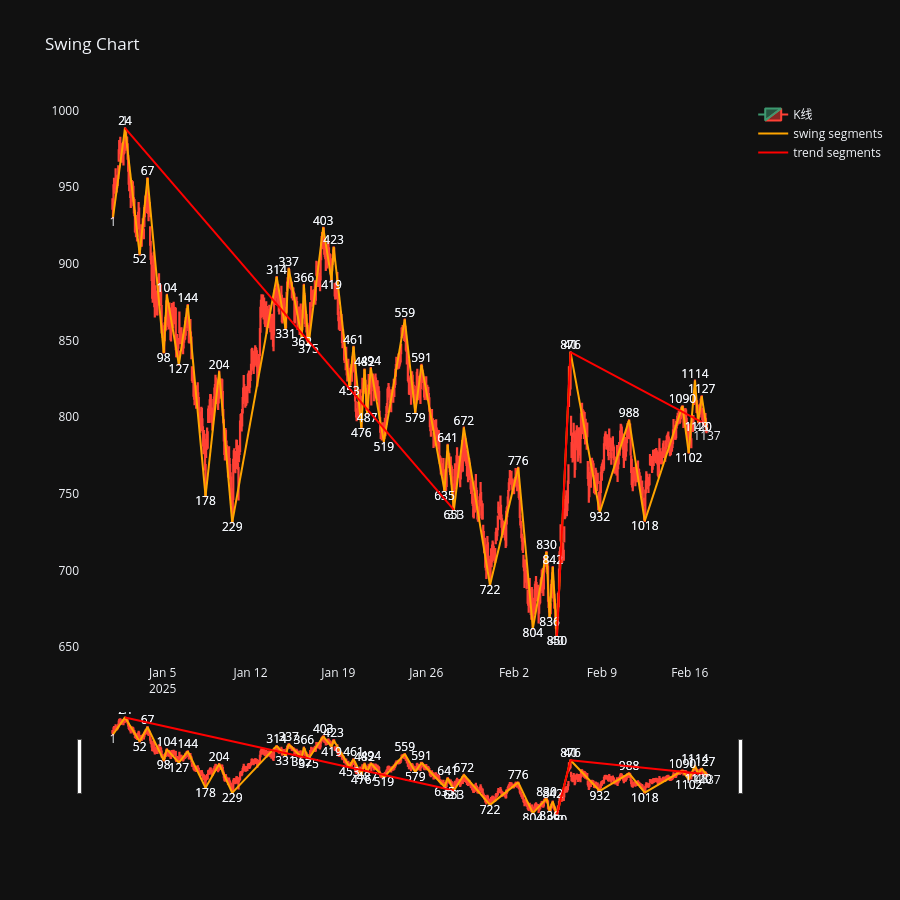

Notebook code for this chart:
### Code cell
# 画图
import polars as pl
import pandas as pd
import plotly.graph_objects as go
from plotly.subplots import make_subplots
from pulao.constant import *

sbar_manager = SBarManager()
cbar_manager = CBarManager(sbar_manager=sbar_manager)
swing_manager = SwingManager(cbar_manager=cbar_manager)
trend_manager = TrendManager(swing_manager=cbar_manager)
cbar_manager.read_parquet()
swing_manager.read_parquet()
trend_manager.read_parquet()
#
# region . Plotly - Cbar
#
df_cbar = cbar_manager.df_cbar.to_pandas()
df_cbar["datetime"] = pd.date_range("2025-01-01", periods=df_cbar.shape[0], freq="h")
df_cbar["open_price"] = df_cbar["high_price"]
df_cbar["close_price"] = df_cbar["low_price"]
if "index" in df_cbar.columns:
    del df_cbar["index"]

df_cbar.insert(0, "index", range(len(df_cbar)))

# region 构建波段数据
df_swing = swing_manager.df_swing.to_pandas()
df_swing["start_datetime"] = pd.Series(dtype="datetime64[ns]")
df_swing["end_datetime"] = pd.Series(dtype="datetime64[ns]")
if "index" in df_swing.columns:
    del df_swing["index"]
df_swing.insert(0, "index", range(len(df_swing)))

for i, row in enumerate(df_swing.itertuples()):
    df = df_cbar[
        (df_cbar["id"] >= row.cbar_start_id) & (df_cbar["id"] <= row.cbar_end_id)
    ]
    start_datetime = df.iloc[0]["datetime"]
    end_datetime = df.iloc[-1]["datetime"]
    df_swing.at[i, "start_datetime"] = start_datetime
    df_swing.at[i, "end_datetime"] = end_datetime

xs_swing = []
ys_swing = []
texts_swing = []
text_positions_swing = []
for i, row in enumerate(df_swing.itertuples()):
    xs_swing += [row.start_datetime, row.end_datetime, None]
    print("df_swing - "+str(i),row)
    start_index = df_cbar[(df_cbar["id"] == row.cbar_start_id)]["index"].iloc[0]
    end_index = df_cbar[(df_cbar["id"] == row.cbar_end_id)]["index"].iloc[0]
    if row.direction == Direction.UP:
        start_price = df_cbar[(df_cbar["id"] == row.cbar_start_id)]["low_price"].iloc[0]
        end_price = df_cbar[(df_cbar["id"] == row.cbar_end_id)]["high_price"].iloc[0]
        text_positions_swing += ["bottom center", "top center", "middle center"]
    else:
        start_price = df_cbar[(df_cbar["id"] == row.cbar_start_id)]["high_price"].iloc[
            0
        ]
        end_price = df_cbar[(df_cbar["id"] == row.cbar_end_id)]["low_price"].iloc[0]
        text_positions_swing += ["top center", "bottom center", "middle center"]
    ys_swing += [start_price, end_price, None]
    texts_swing += [start_index, end_index, None]
# endregion

# region 构建趋势数据
df_trend = trend_manager.df_trend.to_pandas()
df_trend["start_datetime"] = pd.Series(dtype="datetime64[ns]")
df_trend["end_datetime"] = pd.Series(dtype="datetime64[ns]")
df_trend.insert(0, "index", range(len(df_trend)))

for i, row in enumerate(df_trend.itertuples()):
    print("df_trend[datatime] - "+ str(i), row)
    df = df_swing[
        (df_swing["id"] >= row.swing_start_id) & (df_swing["id"] <= row.swing_end_id)
    ]
    start_datetime = df.iloc[0]["start_datetime"]
    end_datetime = df.iloc[-1]["end_datetime"]
    df_trend.at[i, "start_datetime"] = start_datetime
    df_trend.at[i, "end_datetime"] = end_datetime

xs_trend = []
ys_trend = []
texts_trend = []
text_positions_trend = []
for i, row in enumerate(df_trend.itertuples()):
    xs_trend += [row.start_datetime, row.end_datetime, None]
    print("df_trend[marker] - "+ str(i), row)
    start_index = df_swing[(df_swing["id"] == row.swing_start_id)]["index"].iloc[0]
    end_index = df_swing[(df_swing["id"] == row.swing_end_id)]["index"].iloc[0]
    if row.direction == Direction.UP:
        start_price = df_swing[(df_swing["id"] == row.swing_start_id)]["low_price"].iloc[0]
        end_price = df_swing[(df_swing["id"] == row.swing_end_id)]["high_price"].iloc[0]
        text_positions_trend += ["bottom center", "top center", "middle center"]
    else:
        start_price = df_swing[(df_swing["id"] == row.swing_start_id)]["high_price"].iloc[
            0
        ]
        end_price = df_swing[(df_swing["id"] == row.swing_end_id)]["low_price"].iloc[0]
        text_positions_trend += ["top center", "bottom center", "middle center"]
    ys_trend += [start_price, end_price, None]
    texts_trend += [start_index, end_index, None]
#endregion

# region fig
fig = make_subplots(rows=1, cols=1)
fig.add_trace(
    go.Candlestick(
        x=df_cbar["datetime"],
        open=df_cbar["open_price"],
        high=df_cbar["high_price"],
        low=df_cbar["low_price"],
        close=df_cbar["close_price"],
        name="K线",
    ),
    row=1,
    col=1,
)
#
# df_fractal_bottom = df_cbar[(df_cbar["fractal_type"] == FractalType.BOTTOM)]
#
# fig.add_trace(
#     go.Scatter(
#         x=df_fractal_bottom["datetime"],
#         y=df_fractal_bottom["low_price"] * 0.995,  # 放在K线最低价下方一点，不遮挡蜡烛
#         mode="markers+text",
#         name="swing point low",
#         marker=dict(
#             symbol="triangle-up",
#             size=14,
#             color="#1E90FF",
#         ),
#         text=df_fractal_bottom["index"],  # ← 添加序号
#         textposition="bottom center",  # ← 文字位置
#         textfont=dict(size=10, color="white"),
#         hovertemplate="<b>波段低点</b><br>"
#         + "时间: %{x}<br>"
#         + "价格: %{y:.2f}<br>"
#         + "<extra></extra>",
#     ),
#     row=1,
#     col=1,
# )
#
#
# df_fractal_top = df_cbar[(df_cbar["fractal_type"] == FractalType.TOP)]
#
# fig.add_trace(
#     go.Scatter(
#         x=df_fractal_top["datetime"],
#         y=df_fractal_top["high_price"] * 1.005,  # 放在K线最高价上方一点
#         mode="markers+text",
#         name="swing point high",
#         marker=dict(
#             symbol="triangle-down",
#             size=14,
#             color="#FF4500",
#         ),
#         text=df_fractal_top["index"],  # ← 添加序号
#         textposition="top center",  # ← 文字位置
#         textfont=dict(size=10, color="white"),
#         hovertemplate="<b>波段高点</b><br>"
#         + "时间: %{x}<br>"
#         + "价格: %{y:.2f}<br>"
#         + "<extra></extra>",
#     ),
#     row=1,
#     col=1,
# )

fig.add_trace(
    go.Scatter(
        x=xs_swing,
        y=ys_swing,
        name="swing segments",
        mode="lines+text",  # lines+text 支持显示文字
        line=dict(width=2, color="orange"),
        text=texts_swing,
        textposition=text_positions_swing,  # 文字位置
    )
)

fig.add_trace(
    go.Scatter(
        x=xs_trend,
        y=ys_trend,
        name="trend segments",
        mode="lines+text",  # lines+text 支持显示文字
        line=dict(width=2, color="red"),
        text=texts_trend,
        textposition=text_positions_trend,  # 文字位置
    )
)

title = "Swing Chart"
fig.update_layout(
    title=title,
    height=900,
    hovermode="x unified",  # X轴悬停联动虚线
)

fig.update_xaxes(
    showgrid=False,
)

fig.update_yaxes(
    showgrid=False,
)

fig.show()
# endregion

# endregion

### Figure 1 — Plotly figure (JSON) as saved in the notebook; plotly's stock layout.template omitted (floating-point values rounded to 4 significant figures; data arrays with more than 128 entries replaced by an {"elided": "..."} marker saying what was removed)
{"data": [{"close": {"elided": "1138 float values"}, "high": {"elided": "1138 float values"}, "low": {"elided": "1138 float values"}, "name": "K线", "open": {"elided": "1138 float values"}, "x": {"elided": "1138 str values"}, "type": "candlestick", "xaxis": "x", "yaxis": "y"}, {"line": {"color": "orange", "width": 2}, "mode": "lines+text", "name": "swing segments", "text": {"elided": "150 str values"}, "textposition": {"elided": "150 str values"}, "x": {"elided": "150 str values"}, "y": {"elided": "150 float values"}, "type": "scatter"}, {"line": {"color": "red", "width": 2}, "mode": "lines+text", "name": "trend segments", "text": ["1", "31", null, "40", "40", null, "41", "48", null], "textposition": ["top center", "bottom center", "middle center", "bottom center", "top center", "middle center", "top center", "bottom center", "middle center"], "x": ["2025-01-02T00:00:00", "2025-01-28T05:00:00", null, "2025-02-05T10:00:00", "2025-02-06T12:00:00", null, "2025-02-06T12:00:00", "2025-02-16T23:00:00", null], "y": [988.5, 739.6, null, 657.4, 842.4, null, 842.4, 796.8, null], "type": "scatter"}], "layout": {"xaxis": {"anchor": "y", "domain": [0.0, 1.0], "showgrid": false}, "yaxis": {"anchor": "x", "domain": [0.0, 1.0], "showgrid": false}, "title": {"text": "Swing Chart"}, "height": 900, "hovermode": "x unified"}}
